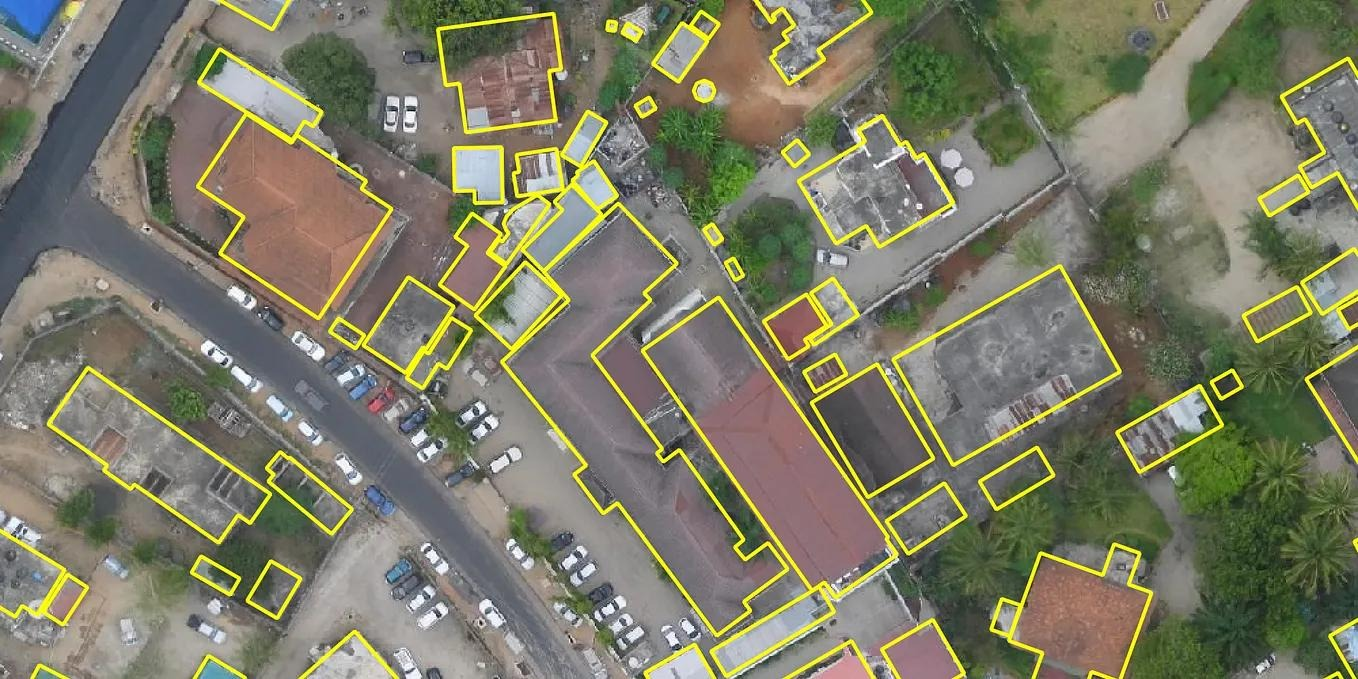
#> input picture data/IMAGES/EXAMPLE/WhatsApp Image 2026-08-31 at 12.06.12.jpeg, 1358 x 679 px
$ python detect_buildings.py -i '../data/IMAGES/EXAMPLE/WhatsApp Image 2026-08-31 at 12.06.12.jpeg'
#> lines starting #> are read from the running program, lines starting #| are printed output that depends on the picture; after the words box and inside, x2 and y2 are one past the last pixel; in counts of white or black regions, pixels touching at a corner belong together
#!/usr/bin/env python3
"""
GeoGovGadget - Satellite Image Building Detection & Land Lot Layout Generator

Uses OpenCV to process raw satellite imagery and:
1. Detect buildings by their roof shapes/colors
2. Crop buildings according to actual roof size
3. Generate land lot layouts from the detected structures
4. Output georeferenced lot polygons (GeoJSON export)

Usage:
    python3 detect_buildings.py --input <satellite_image.jpg>
                                [--output <output_dir>]
                                [--min-area 300]
                                [--max-area 200000]
                                [--debug]

Author: Pranjal Das / Hermes Agent
"""

import cv2
import numpy as np
import argparse
import json
import os
from pathlib import Path
from datetime import datetime


class BuildingDetector:
    def __init__(self, min_area=300, max_area=200000, debug=False):
        self.min_area = min_area
        self.max_area = max_area
        self.debug = debug

    # [74 lines left out: functions preprocess_color, preprocess_grayscale, not called in this run]

    def preprocess(self, image):
        """
        Detect potential building regions using grayscale thresholding as primary
        and color-based detection as fallback for low-contrast images.
        Returns a binary mask where white pixels indicate potential buildings.
        """
        height, width = image.shape[:2]
        img_area = height * width

        # --- Grayscale approach (primary) ---
        # CLAHE + Otsu works well when buildings contrast with background
        gray = cv2.cvtColor(image, cv2.COLOR_BGR2GRAY)
        clahe = cv2.createCLAHE(clipLimit=2.0, tileGridSize=(8, 8))
        enhanced = clahe.apply(gray)
        blurred = cv2.GaussianBlur(enhanced, (5, 5), 0)

        ret, otsu_thresh = cv2.threshold(
            blurred, 0, 255, cv2.THRESH_BINARY + cv2.THRESH_OTSU
        )
        white_ratio = np.sum(otsu_thresh == 255) / otsu_thresh.size

        kernel = cv2.getStructuringElement(cv2.MORPH_RECT, (5, 5))
        kernel_small = cv2.getStructuringElement(cv2.MORPH_RECT, (3, 3))

        if white_ratio > 0.5:
            # Otsu over-segments; try inverted (buildings darker than bright background)
            otsu_inv = cv2.bitwise_not(otsu_thresh)
            inv_ratio = np.sum(otsu_inv == 255) / otsu_inv.size
            if inv_ratio < 0.5:
                thresh = otsu_inv
            else:
                # Both over-segment; use adaptive threshold
                thresh = cv2.adaptiveThreshold(
                    blurred, 255, cv2.ADAPTIVE_THRESH_GAUSSIAN_C,
                    cv2.THRESH_BINARY_INV, 15, 5
                )
        else:
            thresh = otsu_thresh

        gray_mask = cv2.morphologyEx(thresh, cv2.MORPH_CLOSE, kernel)
        gray_mask = cv2.morphologyEx(gray_mask, cv2.MORPH_OPEN, kernel_small)

        # Check if grayscale detection is useful (has valid-size contours)
        gray_contours, _ = cv2.findContours(gray_mask, cv2.RETR_EXTERNAL, cv2.CHAIN_APPROX_SIMPLE)
        gray_valid = sum(1 for c in gray_contours
                        if self.min_area <= cv2.contourArea(c) <= min(self.max_area, img_area * 0.3))

        if gray_valid >= 3:
            # Grayscale produced enough results; use it directly
            return gray_mask

        # --- Color approach (fallback for low-contrast images) ---
        hsv = cv2.cvtColor(image, cv2.COLOR_BGR2HSV)
        non_green = cv2.bitwise_or(
            cv2.inRange(hsv, (0, 0, 0), (35, 255, 255)),
            cv2.inRange(hsv, (85, 0, 0), (180, 255, 255))
        )
        low_sat = cv2.inRange(hsv[:,:,1], 0, 30)
        mid_val = cv2.inRange(hsv[:,:,2], 40, 250)
        color_mask = cv2.bitwise_and(cv2.bitwise_and(non_green, low_sat), mid_val)
        color_mask = cv2.morphologyEx(color_mask, cv2.MORPH_CLOSE, kernel)
        color_mask = cv2.morphologyEx(color_mask, cv2.MORPH_OPEN, kernel_small)

        # Filter color mask to remove huge regions
        color_contours, _ = cv2.findContours(color_mask, cv2.RETR_EXTERNAL, cv2.CHAIN_APPROX_SIMPLE)
        color_filtered = np.zeros_like(color_mask)
        for c in color_contours:
            area = cv2.contourArea(c)
            if area < img_area * 0.3 and area > self.min_area:
                cv2.drawContours(color_filtered, [c], -1, 255, -1)

        # Combine grayscale + filtered color
        combined_mask = cv2.bitwise_or(gray_mask, color_filtered)

        return combined_mask

    def find_building_contours(self, edge_mask):
        """Find contours that match building roof shapes."""
        contours, _ = cv2.findContours(
            edge_mask, cv2.RETR_EXTERNAL, cv2.CHAIN_APPROX_SIMPLE
        )

        building_contours = []
        img_area = edge_mask.shape[0] * edge_mask.shape[1]
        max_contour_area = img_area * 0.3  # No single building should cover >30% of image

        for cnt in contours:
            area = cv2.contourArea(cnt)
            # Filter by area and exclude giant background contours
            if area < self.min_area or area > min(self.max_area, max_contour_area):
                continue
            # Approximate contour to check shape
            peri = cv2.arcLength(cnt, True)
            approx = cv2.approxPolyDP(cnt, 0.02 * peri, True)
            # Keep contours that have 4+ vertices (building-like shapes)
            if len(approx) >= 4:
                # Check solidity (ratio of contour area to convex hull area)
                hull = cv2.convexHull(cnt)
                hull_area = cv2.contourArea(hull)
                if hull_area > 0:
                    solidity = area / hull_area
                    if solidity > 0.3:
                        building_contours.append((cnt, approx, area))

        # Sort by area descending (biggest buildings first)
        building_contours.sort(key=lambda x: x[2], reverse=True)
        return building_contours

    def crop_building(self, image, contour):
        """Crop the image to the bounding box of a building contour."""
        x, y, w, h = cv2.boundingRect(contour)
        # Add small padding (5% of width/height)
        pad_w = int(w * 0.05)
        pad_h = int(h * 0.05)
        x = max(0, x - pad_w)
        y = max(0, y - pad_h)
        w = min(image.shape[1] - x, w + 2 * pad_w)
        h = min(image.shape[0] - y, h + 2 * pad_h)
        return image[y:y+h, x:x+w], (x, y, w, h)

    def generate_lot_layout(self, contour, index, x_offset, y_offset):
        """Generate a lot layout polygon from a building contour."""
        # Get the rotated bounding box
        rect = cv2.minAreaRect(contour)

        # Get the convex hull for lot boundary
        hull = cv2.convexHull(contour)
        hull_points = hull.reshape(-1, 2).tolist()

        # Offset hull points to absolute coordinates
        lot_boundary = [[int(p[0] + x_offset), int(p[1] + y_offset)] for p in hull_points]

        # Building footprint (approximated polygon)
        peri = cv2.arcLength(contour, True)
        approx = cv2.approxPolyDP(contour, 0.02 * peri, True)
        # approx shape is (N, 1, 2) — reshape and offset
        approx_points = approx.reshape(-1, 2).tolist()
        building_footprint = [[int(p[0] + x_offset), int(p[1] + y_offset)] for p in approx_points]

        return {
            "lot_id": f"LOT_{index:04d}",
            "building_footprint": building_footprint,
            "lot_boundary": lot_boundary,
            "bounding_box": [int(x_offset), int(y_offset), int(rect[1][0]), int(rect[1][1])],
            "rotation_angle": round(float(rect[2]), 2),
        }

    def process_image(self, image_path, output_dir):
        """Main processing pipeline."""
        image_path = Path(image_path)
        output_dir = Path(output_dir)
        crops_dir = output_dir / "crops"
        layouts_dir = output_dir / "layouts"
        crops_dir.mkdir(parents=True, exist_ok=True)
        layouts_dir.mkdir(parents=True, exist_ok=True)

        # Load image
        image = cv2.imread(str(image_path))
        if image is None:
            raise FileNotFoundError(f"Could not load image: {image_path}")

        original = image.copy()
        height, width = image.shape[:2]

        print(f"[INFO] Processing {image_path.name} ({width}x{height})...")

        # Preprocess (color-based with grayscale fallback)
        edge_mask = self.preprocess(image)

        if self.debug:
            cv2.imwrite(str(layouts_dir / "debug_edge_mask.png"), edge_mask)

        # Find buildings
        buildings = self.find_building_contours(edge_mask)
        print(f"[INFO] Detected {len(buildings)} potential buildings.")

        # Draw results
        result_image = original.copy()
        lot_layouts = []
        crop_metadata = []

        for idx, (cnt, approx, area) in enumerate(buildings):
            color = (0, 255, 0)  # Green outline
            cv2.drawContours(result_image, [cnt], -1, color, 2)

            # Crop building
            crop_img, bbox = self.crop_building(original, cnt)
            x, y, w, h = bbox
            crop_filename = f"building_{idx:04d}_{w}x{h}.png"
            crop_path = crops_dir / crop_filename
            cv2.imwrite(str(crop_path), crop_img)

            # Generate lot layout
            layout = self.generate_lot_layout(cnt, idx, x, y)
            lot_layouts.append(layout)

            crop_metadata.append({
                "lot_id": layout["lot_id"],
                "source_image": image_path.name,
                "crop_file": crop_filename,
                "bbox": {"x": x, "y": y, "width": w, "height": h},
                "area_pixels": int(area),
                "rotation_angle": layout["rotation_angle"],
            })

            # Label
            M = cv2.moments(cnt)
            if M["m00"] != 0:
                cx = int(M["m10"] / M["m00"])
                cy = int(M["m01"] / M["m00"])
                cv2.putText(result_image, f"#{idx}", (cx, cy), cv2.FONT_HERSHEY_SIMPLEX,
                            0.5, (0, 0, 255), 1)

        # Save result image
        cv2.imwrite(str(layouts_dir / "annotated_result.png"), result_image)

        # Save GeoJSON layout
        geojson = self._to_geojson(lot_layouts, image_path.name, width, height)
        geojson_path = output_dir / "lot_layouts.geojson"
        with open(geojson_path, "w") as f:
            json.dump(geojson, f, indent=2)

        # Save metadata
        metadata = {
            "source_image": image_path.name,
            "image_dimensions": {"width": width, "height": height},
            "detection_params": {
                "min_area": self.min_area,
                "max_area": self.max_area,
            },
            "buildings_detected": len(buildings),
            "timestamp": datetime.now().isoformat(),
            "lots": lot_layouts,
        }
        metadata_path = output_dir / "metadata.json"
        with open(metadata_path, "w") as f:
            json.dump(metadata, f, indent=2)

        # Save crop manifest
        manifest_path = crops_dir / "manifest.json"
        with open(manifest_path, "w") as f:
            json.dump(crop_metadata, f, indent=2)

        print(f"[INFO] Results saved to: {output_dir}")
        print(f"  - Annotated image: layouts/annotated_result.png")
        print(f"  - Lot layouts: lot_layouts.geojson")
        print(f"  - Building crops: crops/ ({len(buildings)} files)")
        print(f"  - Metadata: metadata.json")

        return output_dir

    def _to_geojson(self, lots, source_name, width, height):
        """Convert lot layouts to GeoJSON format."""
        features = []
        for lot in lots:
            feature = {
                "type": "Feature",
                "properties": {
                    "lot_id": lot["lot_id"],
                    "source_image": source_name,
                    "rotation_angle": lot["rotation_angle"],
                    "bbox": lot["bounding_box"],
                },
                "geometry": {
                    "type": "Polygon",
                    "coordinates": [[list(pt) for pt in lot["lot_boundary"]]]
                }
            }
            features.append(feature)

        return {
            "type": "FeatureCollection",
            "features": features,
        }


def main():
    parser = argparse.ArgumentParser(
        description="GeoGovGadget: Building detection and land lot layout generator from satellite imagery"
    )
    parser.add_argument("--input", "-i", required=True, help="Path to satellite image (jpg/png)")
    parser.add_argument("--output", "-o", default="./output", help="Output directory")
    parser.add_argument("--min-area", type=int, default=300, help="Minimum building area in pixels")
    parser.add_argument("--max-area", type=int, default=200000, help="Maximum building area in pixels")
    parser.add_argument("--debug", action="store_true", help="Save debug intermediate images")
    args = parser.parse_args()

    detector = BuildingDetector(
        min_area=args.min_area,
        max_area=args.max_area,
        debug=args.debug
    )

    output = detector.process_image(args.input, args.output)
#> in process_image, image is the input picture: shape (679, 1358, 3); mean B, G, R 101.6, 123.3, 123.7
#> (printed output is left out)
#> in preprocess, `enhanced = clahe.apply(gray)`:
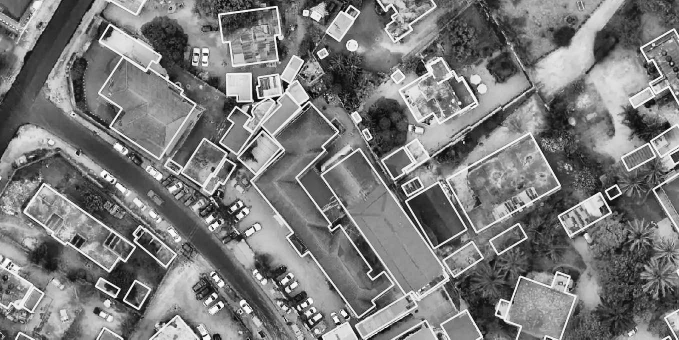
#> enhanced: shape (679, 1358) (shown at 1/2 size); min 1, max 255, mean 123.3
#> in preprocess, `ret, otsu_thresh = cv2.threshold( blurred, 0, 255, cv2.THRESH_BINARY +..`:
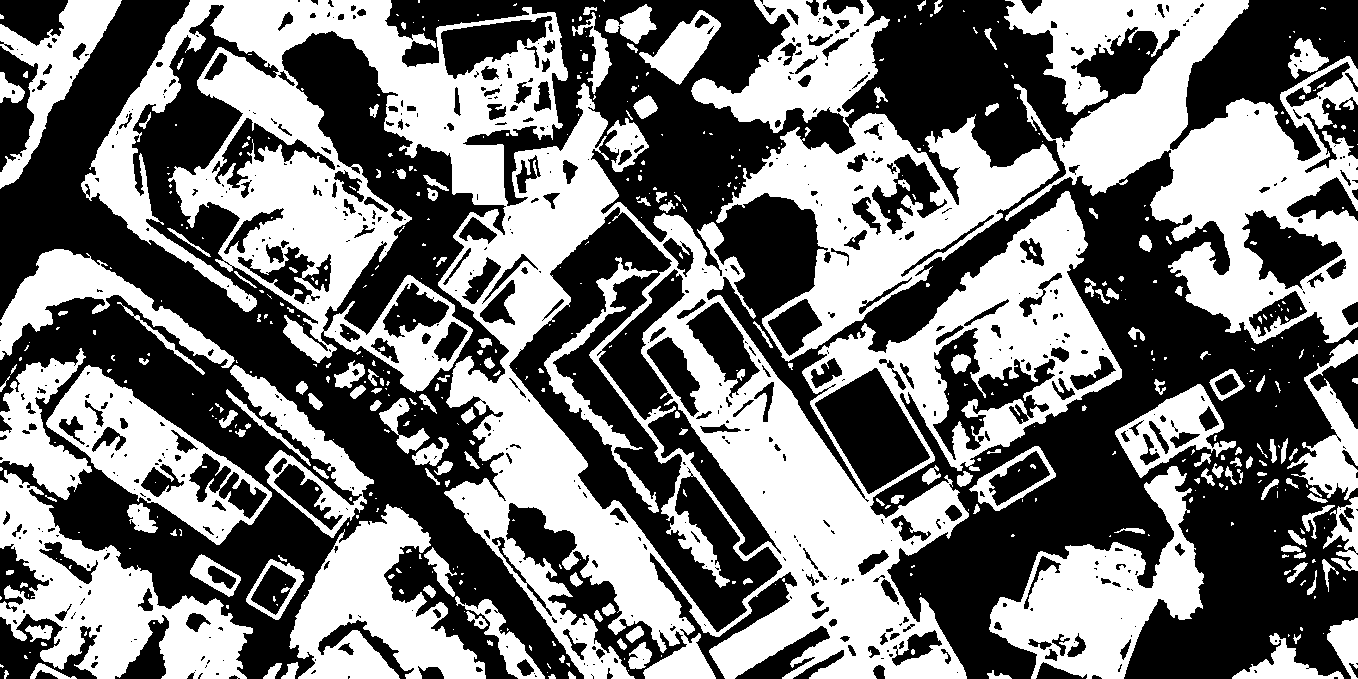
#> otsu_thresh: shape (679, 1358); 46.7% white; 532 white regions (346 under 20 px), largest, box (x1, y1, x2, y2) and area: (81, 0, 1122, 679) 194403, (1004, 0, 1358, 344) 51949, (691, 0, 1060, 362) 41306
#> in preprocess, `ret, otsu_thresh = cv2.threshold( blurred, 0, 255, cv2.THRESH_BINARY +..`: ret = 126
#> in preprocess, `white_ratio = np.sum(otsu_thresh == 255) / otsu_thresh.size`: white_ratio = 0.467
#> in preprocess, `gray_mask = cv2.morphologyEx(gray_mask, cv2.MORPH_OPEN, kernel_small)`:
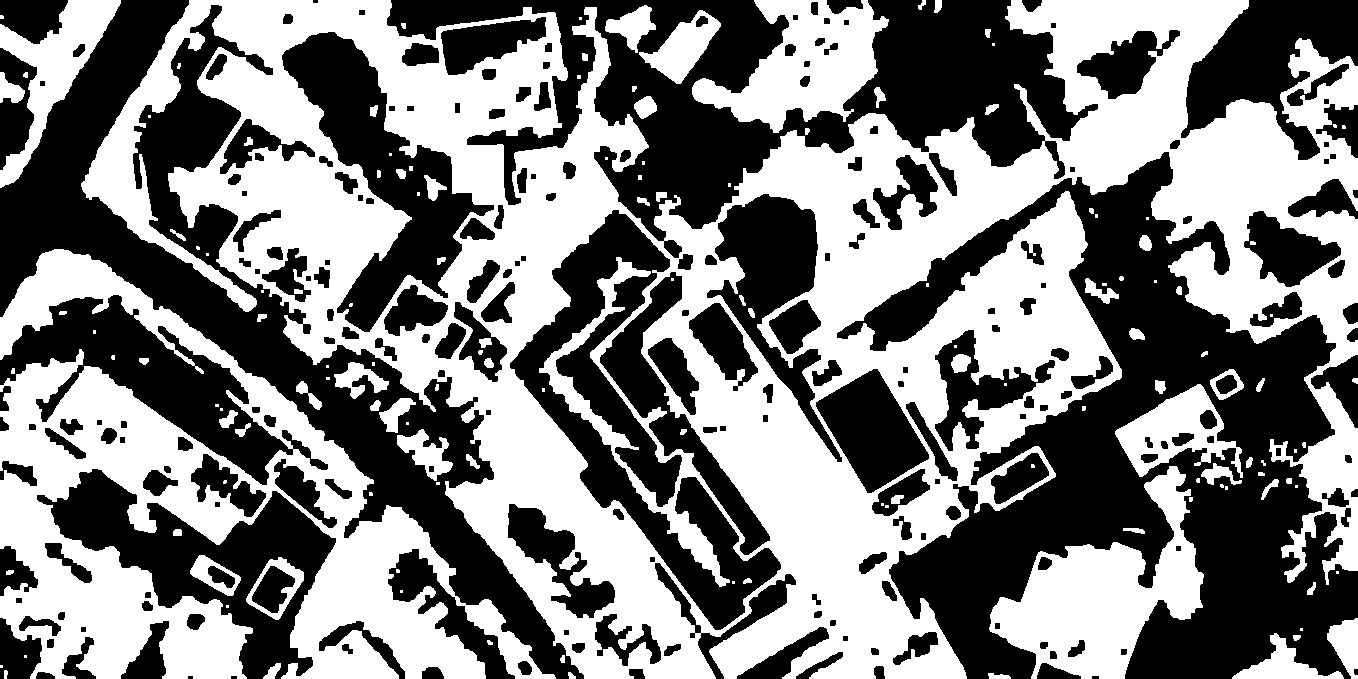
#> gray_mask: shape (679, 1358); 49.8% white; 144 white regions (57 under 20 px)
#> in preprocess, `gray_contours, _ = cv2.findContours(gray_mask, cv2.RETR_EXTERNAL, cv2...`: gray_contours = 113 contours, 59 with area under 20; largest, box (x1, y1, x2, y2) and area: (81, 0, 1358, 679) 442981, (0, 249, 556, 679) 86756, (989, 466, 1204, 679) 19746, (692, 0, 889, 133) 13173, (0, 0, 121, 188) 6979
#> in preprocess, `gray_valid = sum(1 for c in gray_contours if self.min_area <= cv2.cont..`: gray_valid = 19
#> in find_building_contours, `contours, _ = cv2.findContours( edge_mask, cv2.RETR_EXTERNAL, cv2.CHAI..`: contours has the same summary as gray_contours in preprocess
#> the loop in find_building_contours, `for cnt in contours:` made 113 passes
#> (area, peri, approx, hull_area, solidity) on passes 20, 56: (1067.5, 144.3, [[199, 555], [190, 573], [232, 595], [240, 577]], 1120, 0.953), (629, 101.4, [[1233, 369], [1210, 380], [1219, 399], [1243, 387]], 654.5, 0.961)
#> after the loop in find_building_contours, `for cnt in contours:`: building_contours = 19 items
#| [INFO] Detected 19 potential buildings.
#> the loop in process_image, `for idx, (cnt, approx, area) in enumerate(buildings):` made 19 passes
#> (area, x, y, w, h, pad_w in crop_building, pad_h in crop_building, crop_filename) on passes 12, 14: (1067.5, 188, 553, 55, 45, 2, 2, 'building_0011_55x45.png'), (629, 1209, 368, 36, 33, 1, 1, 'building_0013_36x33.png')
#> pass 1, in process_image, `crop_img, bbox = self.crop_building(original, cnt)`:
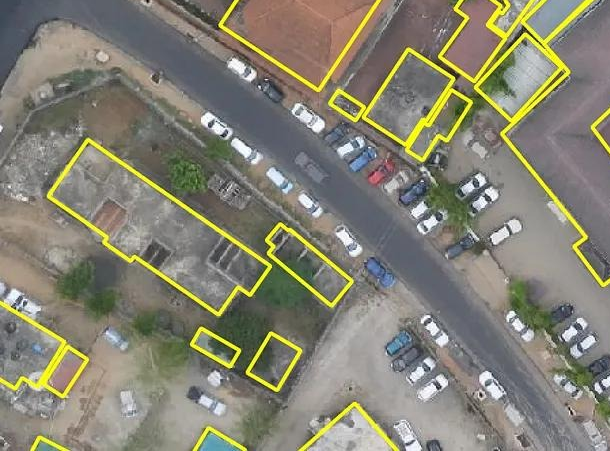
#> crop_img: shape (451, 610, 3); mean B, G, R 115, 130.5, 132.8
#> pass 2, in process_image, `crop_img, bbox = self.crop_building(original, cnt)`:
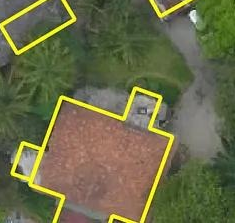
#> crop_img: shape (223, 235, 3); mean B, G, R 72.7, 106.8, 106
#> pass 3, in process_image, `crop_img, bbox = self.crop_building(original, cnt)`:
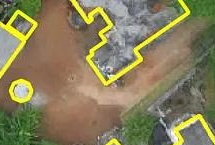
#> crop_img: shape (145, 215, 3); mean B, G, R 91.4, 126.6, 134.9
#> after the loop in process_image, `for idx, (cnt, approx, area) in enumerate(buildings):`:
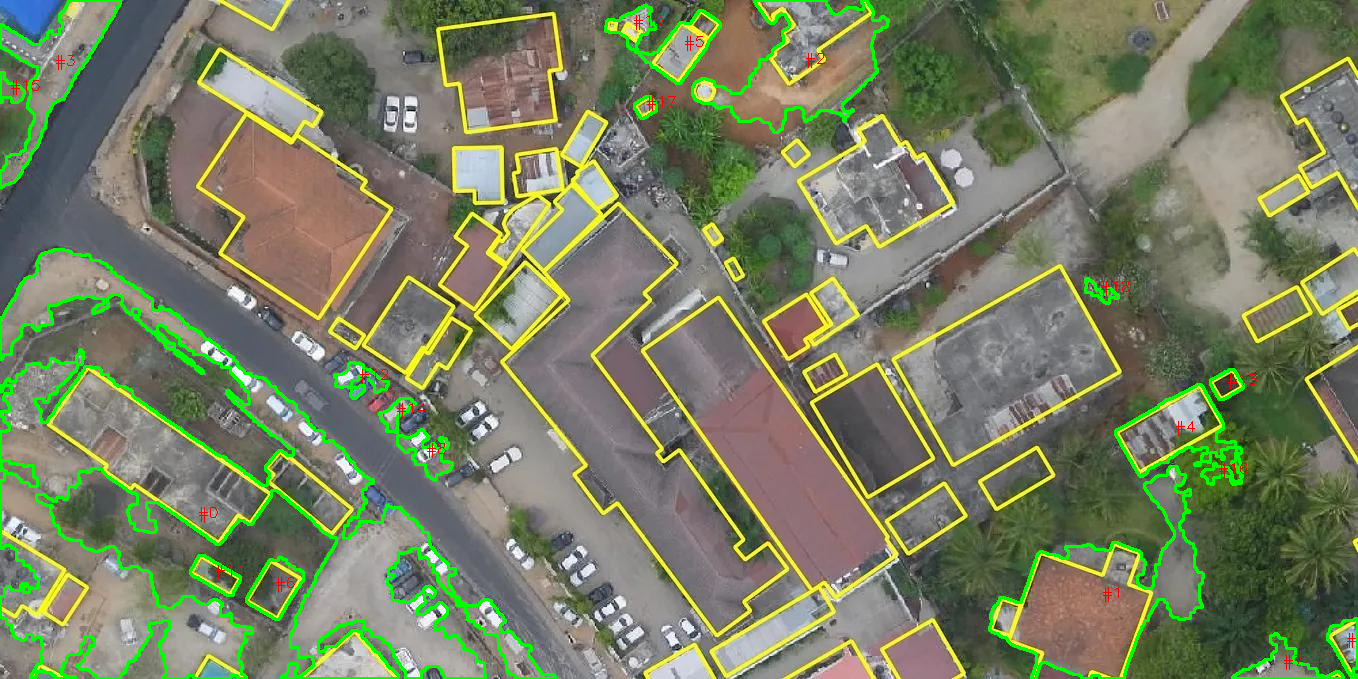
#> result_image: shape (679, 1358, 3); 3.86% of pixels changed, all inside (x1, y1, x2, y2) = (0, 0, 1358, 679)
#> the loop in _to_geojson, `for lot in lots:` made 19 passes
#> in process_image, `geojson = self._to_geojson(lot_layouts, image_path.name, width, height)`: geojson = 2 items
#|   - Building crops: crops/ (19 files)
    print(f"\n[DONE] Processing complete. Output: {output}")


if __name__ == "__main__":
    main()
